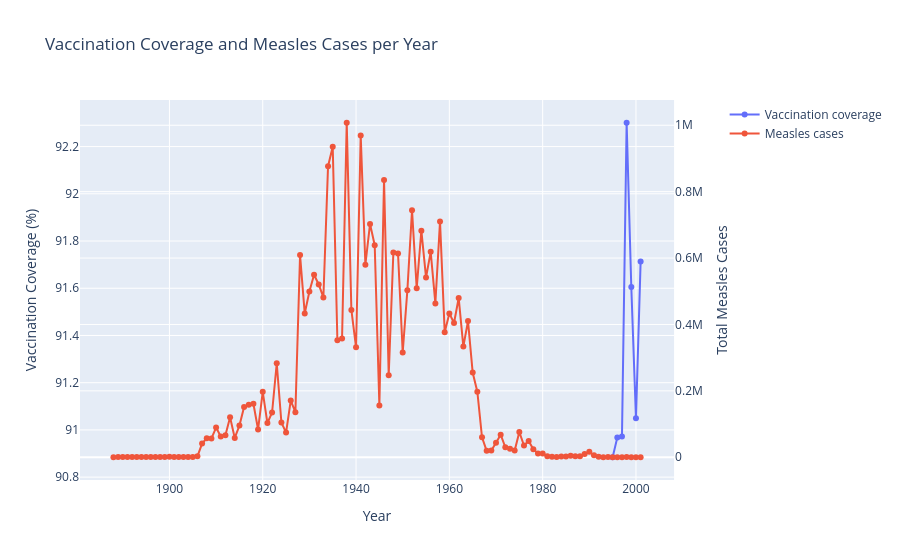

The notebook cell saved with this chart:
### Code cell
from plotly.subplots import make_subplots
import plotly.graph_objects as go

fig = make_subplots(specs=[[{"secondary_y": True}]])

fig.add_trace(
    go.Scatter(
        x=year_summary_df["year"],
        y=year_summary_df["coverage_pct"],
        name="Vaccination coverage",
        mode="lines+markers"
    ),
    secondary_y=False
)

fig.add_trace(
    go.Scatter(
        x=year_summary_df["year"],
        y=year_summary_df["cases"],
        name="Measles cases",
        mode="lines+markers"
    ),
    secondary_y=True
)

fig.update_layout(
    title="Vaccination Coverage and Measles Cases per Year",
    xaxis_title="Year",
    hovermode="x unified"
)

fig.update_yaxes(
    title_text="Vaccination Coverage (%)",
    secondary_y=False
)

fig.update_yaxes(
    title_text="Total Measles Cases",
    secondary_y=True
)

fig.show()

### Figure 1 — Plotly figure (JSON) as saved in the notebook; plotly's stock layout.template omitted (floating-point values rounded to 4 significant figures)
{"data": [{"mode": "lines+markers", "name": "Vaccination coverage", "type": "scatter", "x": [1888, 1889, 1890, 1891, 1892, 1893, 1894, 1895, 1896, 1897, 1898, 1899, 1900, 1901, 1902, 1903, 1904, 1905, 1906, 1907, 1908, 1909, 1910, 1911, 1912, 1913, 1914, 1915, 1916, 1917, 1918, 1919, 1920, 1921, 1922, 1923, 1924, 1925, 1926, 1927, 1928, 1929, 1930, 1931, 1932, 1933, 1934, 1935, 1936, 1937, 1938, 1939, 1940, 1941, 1942, 1943, 1944, 1945, 1946, 1947, 1948, 1949, 1950, 1951, 1952, 1953, 1954, 1955, 1956, 1957, 1958, 1959, 1960, 1961, 1962, 1963, 1964, 1965, 1966, 1967, 1968, 1969, 1970, 1971, 1972, 1973, 1974, 1975, 1976, 1977, 1978, 1979, 1980, 1981, 1982, 1983, 1984, 1985, 1986, 1987, 1988, 1989, 1990, 1991, 1992, 1993, 1994, 1995, 1996, 1997, 1998, 1999, 2000, 2001], "xaxis": "x", "y": [NaN, NaN, NaN, NaN, NaN, NaN, NaN, NaN, NaN, NaN, NaN, NaN, NaN, NaN, NaN, NaN, NaN, NaN, NaN, NaN, NaN, NaN, NaN, NaN, NaN, NaN, NaN, NaN, NaN, NaN, NaN, NaN, NaN, NaN, NaN, NaN, NaN, NaN, NaN, NaN, NaN, NaN, NaN, NaN, NaN, NaN, NaN, NaN, NaN, NaN, NaN, NaN, NaN, NaN, NaN, NaN, NaN, NaN, NaN, NaN, NaN, NaN, NaN, NaN, NaN, NaN, NaN, NaN, NaN, NaN, NaN, NaN, NaN, NaN, NaN, NaN, NaN, NaN, NaN, NaN, NaN, NaN, NaN, NaN, NaN, NaN, NaN, NaN, NaN, NaN, NaN, NaN, NaN, NaN, NaN, NaN, NaN, NaN, NaN, NaN, NaN, NaN, NaN, NaN, NaN, NaN, NaN, 90.88, 90.97, 90.97, 92.3, 91.61, 91.05, 91.71], "yaxis": "y"}, {"mode": "lines+markers", "name": "Measles cases", "type": "scatter", "x": [1888, 1889, 1890, 1891, 1892, 1893, 1894, 1895, 1896, 1897, 1898, 1899, 1900, 1901, 1902, 1903, 1904, 1905, 1906, 1907, 1908, 1909, 1910, 1911, 1912, 1913, 1914, 1915, 1916, 1917, 1918, 1919, 1920, 1921, 1922, 1923, 1924, 1925, 1926, 1927, 1928, 1929, 1930, 1931, 1932, 1933, 1934, 1935, 1936, 1937, 1938, 1939, 1940, 1941, 1942, 1943, 1944, 1945, 1946, 1947, 1948, 1949, 1950, 1951, 1952, 1953, 1954, 1955, 1956, 1957, 1958, 1959, 1960, 1961, 1962, 1963, 1964, 1965, 1966, 1967, 1968, 1969, 1970, 1971, 1972, 1973, 1974, 1975, 1976, 1977, 1978, 1979, 1980, 1981, 1982, 1983, 1984, 1985, 1986, 1987, 1988, 1989, 1990, 1991, 1992, 1993, 1994, 1995, 1996, 1997, 1998, 1999, 2000, 2001], "xaxis": "x", "y": [117, 700, 722, 766, 543, 688, 682, 628, 1085, 720, 591, 566, 1217, 614, 788, 764, 809, 486, 2725, 41291, 56913, 56805, 89574, 62295, 66338, 120277, 58278, 95331, 151529, 157795, 161044, 83738, 197007, 102899, 134897, 283181, 104477, 74481, 170904, 135758, 608982, 432885, 499282, 549886, 520475, 481330, 876799, 935139, 352175, 358000, 1007545, 443807, 330978, 968844, 579968, 702877, 638791, 155822, 834995, 246930, 616736, 613361, 315831, 502859, 743828, 508922, 682499, 541529, 618676, 463285, 710378, 376558, 433286, 404235, 479827, 333459, 410165, 255014, 197324, 60152, 19341, 20452, 43615, 67887, 30098, 25574, 20150, 75821, 35499, 49128, 23845, 11290, 11057, 2828, 1563, 984, 2059, 2096, 4433, 3219, 2814, 9974, 16325, 5692, 1776, 380, 579, 145, 361, 79, 676, 35, 40, 77], "yaxis": "y2"}], "layout": {"hovermode": "x unified", "title": {"text": "Vaccination Coverage and Measles Cases per Year"}, "xaxis": {"anchor": "y", "domain": [0, 0.94], "title": {"text": "Year"}}, "yaxis": {"anchor": "x", "domain": [0, 1], "title": {"text": "Vaccination Coverage (%)"}}, "yaxis2": {"anchor": "x", "overlaying": "y", "side": "right", "title": {"text": "Total Measles Cases"}}}}
